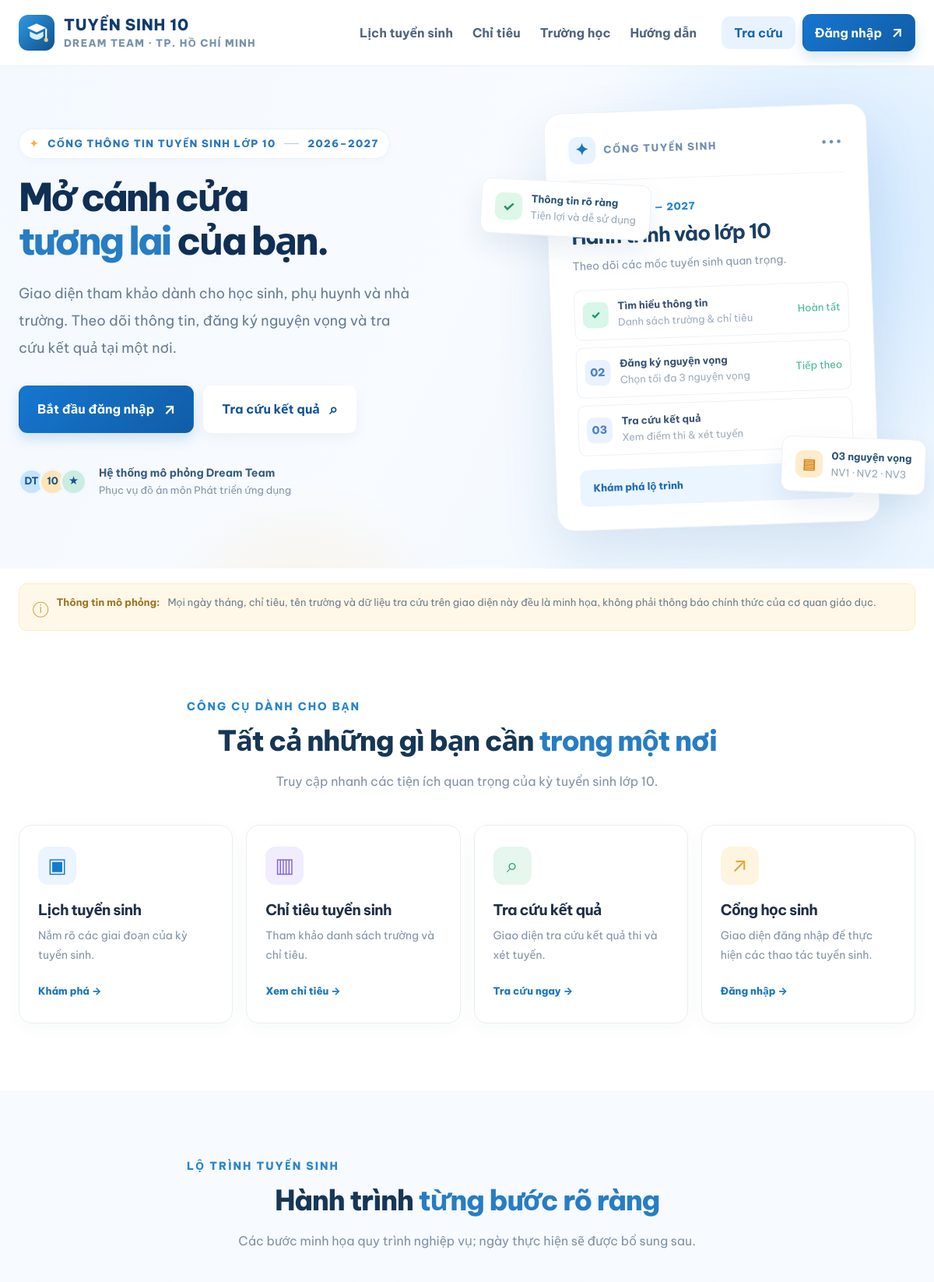
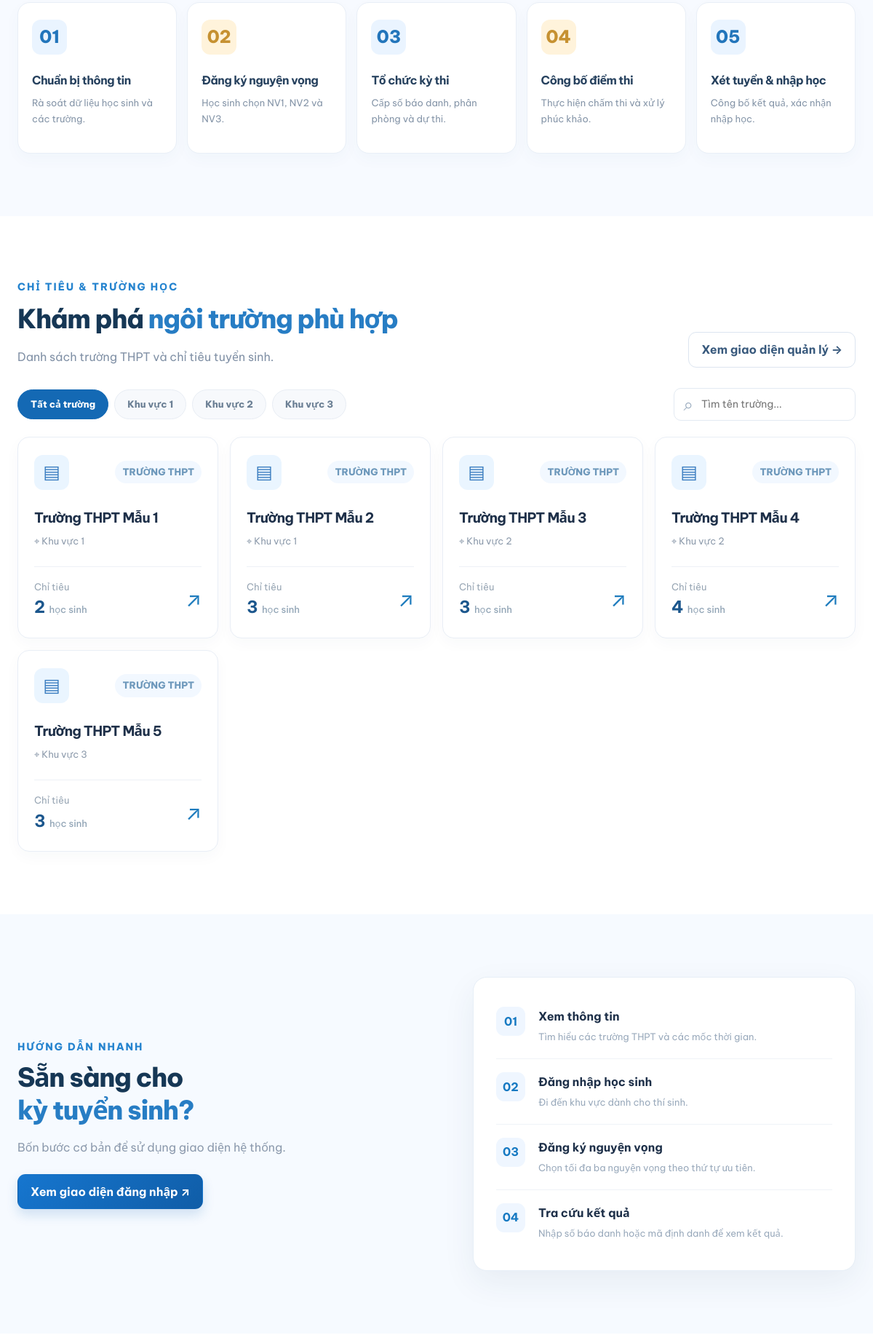
The page / (upper part) on the database its author committed (2 pictures, top to bottom).
### tables this page shows
CREATE TABLE TruongTHPT (
  maTruongTHPT VARCHAR(20) NOT NULL,
  tenTruongTHPT VARCHAR(100) NOT NULL,
  maKhuVuc VARCHAR(20) NOT NULL,
  PRIMARY KEY (maTruongTHPT),
  CONSTRAINT fk_thpt_khuvuc FOREIGN KEY (maKhuVuc) REFERENCES KhuVuc(maKhuVuc)
);

CREATE TABLE KhuVuc (
  maKhuVuc VARCHAR(20) NOT NULL,
  tenKhuVuc VARCHAR(100) NOT NULL,
  quanHuyen VARCHAR(100) NULL,
  PRIMARY KEY (maKhuVuc)
);

### config/app.php (called while the page is built, shortened)
<?php
return [
    'name' => getenv('APP_NAME') ?: 'Tuyển sinh lớp 10 | Dream Team',
    'demo_mode' => filter_var(getenv('DEMO_MODE') ?: '1', FILTER_VALIDATE_BOOLEAN),
    'timezone' => 'Asia/Ho_Chi_Minh',
    'base_path' => getenv('APP_BASE_PATH') ?: null,
];

### includes/functions.php (called while the page is built, shortened)
<?php
function app_config(): array {
    static $cfg = null;
    if ($cfg === null) {
        $cfg = require dirname(__DIR__) . '/config/app.php';
        date_default_timezone_set($cfg['timezone']);
    }
    return $cfg;
}
function e(mixed $str): string {
    return htmlspecialchars((string)$str, ENT_QUOTES | ENT_SUBSTITUTE, 'UTF-8');
}
function base_path(): string {
    $forced = app_config()['base_path'];
    $root = realpath(dirname(__DIR__));
    $docroot = realpath($_SERVER['DOCUMENT_ROOT'] ?? '');
    $r = strtolower(str_replace('\\','/',$root));
    $d = rtrim(strtolower(str_replace('\\','/',$docroot)),'/');
    if ($r === $d) return '';
    return '';
}
function url(string $path = ''): string {
    $prefix = rtrim(base_path(), '/');
    $clean = ltrim($path, '/');
    return $prefix . '/' . $clean;
}

### includes/sample_data.php (called while the page is built)
<?php
return [
  'schools' => [
    ['name' => 'THPT Bình Minh', 'district' => 'Khu vực 1', 'quota' => 540, 'code' => 'MH-01', 'type'=>'THPT'],
    ['name' => 'THPT Hoa Sen', 'district' => 'Khu vực 2', 'quota' => 450, 'code' => 'MH-02', 'type'=>'THPT'],
    ['name' => 'THPT Hướng Dương', 'district' => 'Khu vực 3', 'quota' => 480, 'code' => 'MH-03', 'type'=>'THPT'],
    ['name' => 'THPT Ánh Dương', 'district' => 'Khu vực 1', 'quota' => 420, 'code' => 'MH-04', 'type'=>'THPT'],
  ],
  'candidates' => [
    ['id'=>'TS-D001','name'=>'Nguyễn Văn A','school'=>'THCS Mẫu A','status'=>'Đủ điều kiện','date'=>'12/10/2026'],
    ['id'=>'TS-D002','name'=>'Trần Thị B','school'=>'THCS Mẫu B','status'=>'Đã duyệt','date'=>'12/10/2026'],
    ['id'=>'TS-D003','name'=>'Lê Văn C','school'=>'THCS Mẫu A','status'=>'Chờ duyệt','date'=>'13/10/2026'],
    ['id'=>'TS-D004','name'=>'Phạm Thị D','school'=>'THCS Mẫu C','status'=>'Đã duyệt','date'=>'13/10/2026'],
  ],
  'staff' => [
    ['id'=>'CB001','name'=>'Nguyễn Văn M','school'=>'THPT Mẫu 01','role'=>'Cán bộ coi thi','status'=>'Sẵn sàng'],
    ['id'=>'CB002','name'=>'Trần Thị N','school'=>'THPT Mẫu 02','role'=>'Giám thị 1','status'=>'Đã phân công'],
    ['id'=>'CB003','name'=>'Lê Văn P','school'=>'THPT Mẫu 01','role'=>'Giám thị 2','status'=>'Sẵn sàng'],
    ['id'=>'CB004','name'=>'Phạm Thị Q','school'=>'THPT Mẫu 03','role'=>'Cán bộ ra đề','status'=>'Đã phân công'],
  ],
  'assignments' => [
    ['id'=>'PC001','staff'=>'Trần Thị N','subject'=>'Toán','room'=>'P.101','role'=>'Giám thị 1','status'=>'Đã phân công'],
    ['id'=>'PC002','staff'=>'Lê Văn P','subject'=>'Ngữ văn','room'=>'P.102','role'=>'Giám thị 2','status'=>'Đã phân công'],
    ['id'=>'PC003','staff'=>'Nguyễn Văn M','subject'=>'Ngoại ngữ','room'=>'P.103','role'=>'Giám thị 1','status'=>'Chờ xác nhận'],
  ],
];

### config/database.php (called while the page is built, shortened)
<?php
function db(): PDO {
    static $pdo = null;
    if ($pdo instanceof PDO) return $pdo;
    $host = getenv('DB_HOST') ?: '127.0.0.1';
    $port = getenv('DB_PORT') ?: '3306';
    $name = getenv('DB_NAME') ?: 'dreamteam_tuyensinh10';
    $user = getenv('DB_USER') ?: 'root';
    $pass = getenv('DB_PASS') ?: '';
    $pdo = new PDO(
        "mysql:host={$host};port={$port};dbname={$name};charset=utf8mb4", $user, $pass,
        [PDO::ATTR_ERRMODE => PDO::ERRMODE_EXCEPTION, PDO::ATTR_DEFAULT_FETCH_MODE => PDO::FETCH_ASSOC,
         PDO::ATTR_EMULATE_PREPARES => false]
    );
    return $pdo;
}

### services/live_data.php (called while the page is built, shortened)
<?php
require_once dirname(__DIR__) . '/config/database.php';
function live_all(string $sql, array $params = []): array {
    $st = db()->prepare($sql); $st->execute($params);
    return $st->fetchAll(PDO::FETCH_NUM);
}
function live_available(): bool {
    static $ok = null;
    if ($ok === null) { try { db()->query('SELECT 1 FROM ThiSinh LIMIT 1'); $ok = true; } catch (Throwable $e) { $ok = false; } }
    return $ok;
}
function live_home_schools(): ?array {
    if (!live_available()) return null;
    try {
        return live_all("SELECT p.maTruongTHPT, p.tenTruongTHPT, k.tenKhuVuc, COALESCE(i.chiTieuTuyenSinh,0)
                         FROM TruongTHPT p JOIN KhuVuc k ON k.maKhuVuc=p.maKhuVuc LEFT JOIN ThongTinTuyenSinh i ON i.maTruongTHPT=p.maTruongTHPT ORDER BY p.maTruongTHPT");
    } catch (Throwable $e) { return null; }
}

### index.php (the view, shortened to what this page needs)
<?php
require_once __DIR__ . '/includes/functions.php';
$sample = require __DIR__ . '/includes/sample_data.php';
require_once __DIR__ . '/services/live_data.php';
if ($liveSchools = live_home_schools()) {
    $sample['schools'] = array_map(fn($r) => ['code'=>$r[0],'name'=>$r[1],'district'=>$r[2],'quota'=>$r[3],'type'=>'THPT'], $liveSchools);
}
require __DIR__ . '/includes/header.php';
?>
<main id="main">
<section class="hero">
 <div class="hero-orb orb-one"></div><div class="hero-orb orb-two"></div>
 <div class="container hero-layout">
  <div class="hero-copy">
   <div class="hero-kicker"><span class="kicker-star">✦</span> CỔNG THÔNG TIN TUYỂN SINH LỚP 10 <span class="kicker-line"></span> 2026–2027</div>
   <h1>Mở cánh cửa<br> <span>tương lai</span> của bạn.</h1>
   <p>Giao diện tham khảo dành cho học sinh, phụ huynh và nhà trường. Theo dõi thông tin, đăng ký nguyện vọng và tra cứu kết quả tại một nơi.</p>
   <div class="hero-buttons"><a class="btn btn-primary btn-lg" href="<?= e(url('auth/login.php')) ?>">Bắt đầu đăng nhập <span>↗</span></a><a class="btn btn-white btn-lg" href="<?= e(url('results/')) ?>">Tra cứu kết quả <span>⌕</span></a></div>
   <div class="hero-caption"><span class="mini-avatars"><b>DT</b><b>10</b><b>★</b></span><span><strong>Hệ thống mô phỏng Dream Team</strong><small>Phục vụ đồ án môn Phát triển ứng dụng</small></span></div>
  </div>
  <div class="hero-visual" aria-label="Minh họa bảng thông tin tuyển sinh">
   <div class="hero-main-panel"><div class="mock-panel-top"><div class="mock-icon">✦</div><span>CỔNG TUYỂN SINH</span><div class="mock-dots">•••</div></div><div class="mock-greeting">Năm học 2026 — 2027</div><h2>Hành trình vào lớp 10</h2><p>Theo dõi các mốc tuyển sinh quan trọng.</p><div class="mock-step"><div class="mock-step-dot active">✓</div><div><strong>Tìm hiểu thông tin</strong><small>Danh sách trường & chỉ tiêu</small></div><span>Hoàn tất</span></div><div class="mock-step"><div class="mock-step-dot">02</div><div><strong>Đăng ký nguyện vọng</strong><small>Chọn tối đa 3 nguyện vọng</small></div><span>Tiếp theo</span></div><div class="mock-step"><div class="mock-step-dot">03</div><div><strong>Tra cứu kết quả</strong><small>Xem điểm thi & xét tuyển</small></div></div><a href="<?= e(url('index.php')) ?>#timeline" class="mock-panel-footer">Khám phá lộ trình <span>↗</span></a></div>
   <div class="float-card float-one"><span>✓</span><div><strong>Thông tin rõ ràng</strong><small>Tiện lợi và dễ sử dụng</small></div></div>
   <div class="float-card float-two"><span>▤</span><div><strong>03 nguyện vọng</strong><small>NV1 · NV2 · NV3</small></div></div>
  </div>
 </div>
</section>
<div class="container disclaimer-strip"><span class="disclaimer-icon">ⓘ</span><strong>Thông tin mô phỏng:</strong> Mọi ngày tháng, chỉ tiêu, tên trường và dữ liệu tra cứu trên giao diện này đều là minh họa, không phải thông báo chính thức của cơ quan giáo dục.</div>
<section class="section feature-section"><div class="container"><div class="section-intro center"><div class="eyebrow">CÔNG CỤ DÀNH CHO BẠN</div><h2>Tất cả những gì bạn cần <span>trong một nơi</span></h2><p>Truy cập nhanh các tiện ích quan trọng của kỳ tuyển sinh lớp 10.</p></div><div class="feature-grid"><a class="feature-card" href="<?= e(url('index.php')) ?>#timeline"><div class="feature-icon fi-blue">▣</div><h3>Lịch tuyển sinh</h3><p>Nắm rõ các giai đoạn của kỳ tuyển sinh.</p><span>Khám phá →</span></a><a class="feature-card" href="<?= e(url('index.php')) ?>#targets"><div class="feature-icon fi-purple">▥</div><h3>Chỉ tiêu tuyển sinh</h3><p>Tham khảo danh sách trường và chỉ tiêu.</p><span>Xem chỉ tiêu →</span></a><a class="feature-card" href="<?= e(url('results/')) ?>"><div class="feature-icon fi-mint">⌕</div><h3>Tra cứu kết quả</h3><p>Giao diện tra cứu kết quả thi và xét tuyển.</p><span>Tra cứu ngay →</span></a><a class="feature-card" href="<?= e(url('auth/login.php')) ?>"><div class="feature-icon fi-orange">↗</div><h3>Cổng học sinh</h3><p>Giao diện đăng nhập để thực hiện các thao tác tuyển sinh.</p><span>Đăng nhập →</span></a></div></div></section>
<section class="section timeline-section" id="timeline"><div class="container"><div class="section-intro center"><div class="eyebrow">LỘ TRÌNH TUYỂN SINH</div><h2>Hành trình <span>từng bước rõ ràng</span></h2><p>Các bước minh họa quy trình nghiệp vụ; ngày thực hiện sẽ được bổ sung sau.</p></div><div class="timeline-cards">
 <?php foreach([['01','Chuẩn bị thông tin','Rà soát dữ liệu học sinh và các trường.'],['02','Đăng ký nguyện vọng','Học sinh chọn NV1, NV2 và NV3.'],['03','Tổ chức kỳ thi','Cấp số báo danh, phân phòng và dự thi.'],['04','Công bố điểm thi','Thực hiện chấm thi và xử lý phúc khảo.'],['05','Xét tuyển & nhập học','Công bố kết quả, xác nhận nhập học.']] as [$number,$label,$desc]): ?>
 <div class="timeline-card"><div class="timeline-number"><?= e($number) ?></div><div class="timeline-body"><h3><?= e($label) ?></h3><p><?= e($desc) ?></p></div></div>
 <?php endforeach; ?>
 </div></div></section>
<section class="section schools-section" id="targets"><div class="container"><div class="section-line"><div class="section-intro"><div class="eyebrow">CHỈ TIÊU & TRƯỜNG HỌC</div><h2>Khám phá <span>ngôi trường phù hợp</span></h2><p>Danh sách trường THPT và chỉ tiêu tuyển sinh.</p></div><a class="btn btn-outline" href="<?= e(url('schools/')) ?>">Xem giao diện quản lý →</a></div>
 <div class="school-filter"><div class="filter-tabs"><button class="chip active" data-school-filter="all" aria-pressed="true">Tất cả trường</button><button class="chip" data-school-filter="1" aria-pressed="false">Khu vực 1</button><button class="chip" data-school-filter="2" aria-pressed="false">Khu vực 2</button><button class="chip" data-school-filter="3" aria-pressed="false">Khu vực 3</button></div><label class="search-input"><span>⌕</span><input type="search" placeholder="Tìm tên trường..." aria-label="Tìm trường" data-school-search></label></div>
 <div class="school-grid" id="schools"><?php foreach($sample['schools'] as $i=>$school): ?><div class="school-card" data-school-item data-region="<?= e(substr($school['district'],-1)) ?>"><div class="school-card-top"><div class="school-symbol">▤</div><span class="school-type">TRƯỜNG THPT</span></div><h3><?= e($school['name']) ?></h3><p>⌖ <?= e($school['district']) ?></p><div class="school-bottom"><div><small>Chỉ tiêu</small><strong><?= e($school['quota']) ?> <em>học sinh</em></strong></div><span class="school-arrow">↗</span></div></div><?php endforeach; ?></div><p class="empty-state" id="school-empty" hidden>Không có trường nào khớp bộ lọc hiện tại.</p>
</div></section>
<section class="section guide-section" id="guides"><div class="container guide-layout"><div><div class="eyebrow">HƯỚNG DẪN NHANH</div><h2>Sẵn sàng cho<br><span>kỳ tuyển sinh?</span></h2><p>Bốn bước cơ bản để sử dụng giao diện hệ thống.</p><a class="btn btn-primary" href="<?= e(url('auth/login.php')) ?>">Xem giao diện đăng nhập ↗</a></div><div class="guide-list"><div><b>01</b><span><strong>Xem thông tin</strong><small>Tìm hiểu các trường THPT và các mốc thời gian.</small></span></div><div><b>02</b><span><strong>Đăng nhập học sinh</strong><small>Đi đến khu vực dành cho thí sinh.</small></span></div><div><b>03</b><span><strong>Đăng ký nguyện vọng</strong><small>Chọn tối đa ba nguyện vọng theo thứ tự ưu tiên.</small></span></div><div><b>04</b><span><strong>Tra cứu kết quả</strong><small>Nhập số báo danh hoặc mã định danh để xem kết quả.</small></span></div></div></div></section>
</main>
<?php require __DIR__ . '/includes/footer.php'; ?>

### rows shown on the page
truongthpt: tenTruongTHPT "Trường THPT Mẫu 1", maKhuVuc.tenKhuVuc "Khu vực 1", quota "2"
truongthpt: tenTruongTHPT "Trường THPT Mẫu 2", maKhuVuc.tenKhuVuc "Khu vực 1", quota "3"
truongthpt: tenTruongTHPT "Trường THPT Mẫu 3", maKhuVuc.tenKhuVuc "Khu vực 2", quota "3"
truongthpt: tenTruongTHPT "Trường THPT Mẫu 4", maKhuVuc.tenKhuVuc "Khu vực 2", quota "4"
truongthpt: tenTruongTHPT "Trường THPT Mẫu 5", maKhuVuc.tenKhuVuc "Khu vực 3", quota "3"

### other values the page prints
$number "01"
$label "Chuẩn bị thông tin"
$desc "Rà soát dữ liệu học sinh và các trường."
$number "02"
$label "Đăng ký nguyện vọng"
$desc "Học sinh chọn NV1, NV2 và NV3."
$number "03"
$label "Tổ chức kỳ thi"
$desc "Cấp số báo danh, phân phòng và dự thi."
$number "04"
$label "Công bố điểm thi"
$desc "Thực hiện chấm thi và xử lý phúc khảo."
$number "05"
$label "Xét tuyển & nhập học"
$desc "Công bố kết quả, xác nhận nhập học."
